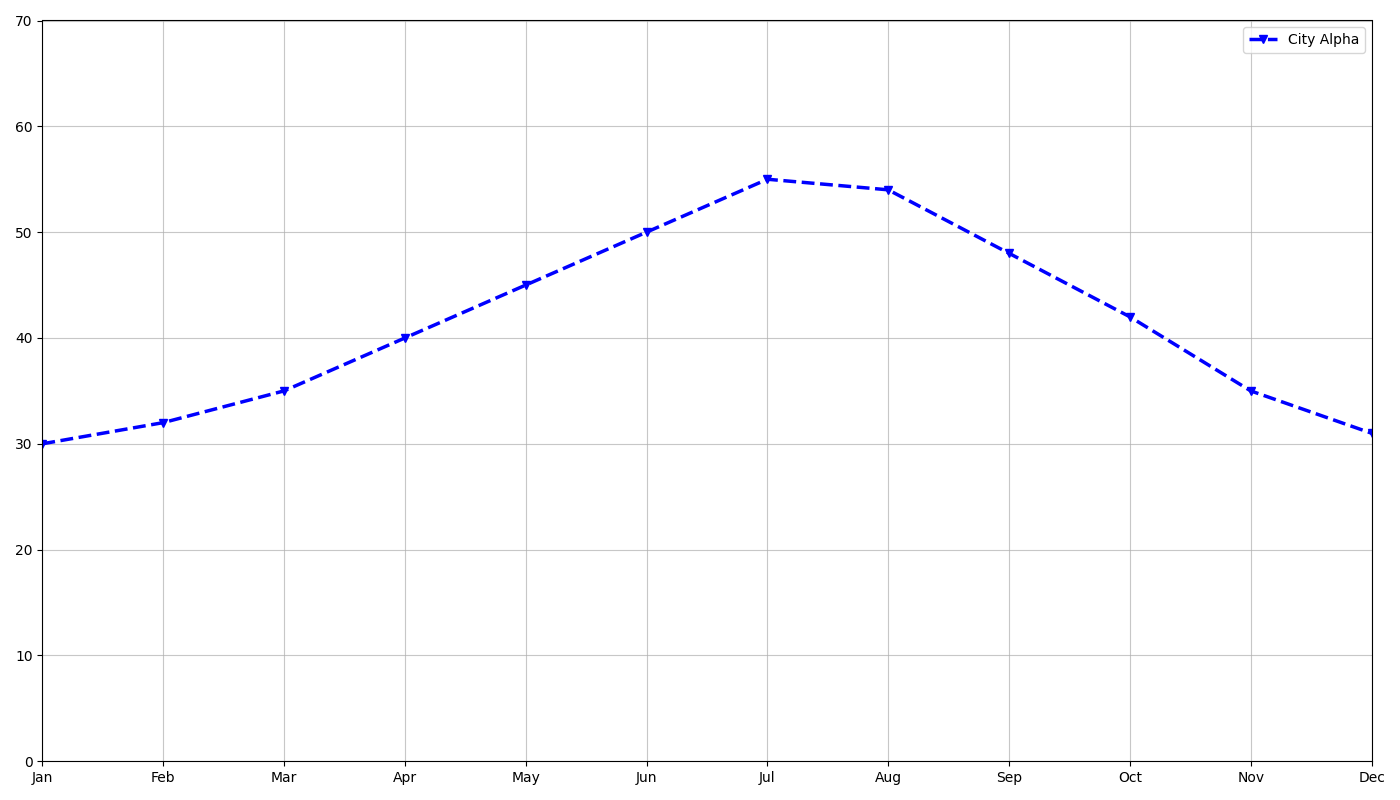

Reproduce this figure in Python.
import matplotlib.pyplot as plt
import numpy as np

months = np.arange(1, 13)
city_alpha_temp = np.array([30, 32, 35, 40, 45, 50, 55, 54, 48, 42, 35, 31])
# Removed the data for city_bravo_temp and city_charlie_temp

plt.figure(figsize=(14, 8))

plt.plot(months, city_alpha_temp, linestyle='--', marker='v', color='blue', linewidth=2.5)
# Removed the plotting commands for city_bravo_temp and city_charlie_temp

plt.grid(True, linestyle='-', alpha=0.7)

plt.ylim(0, 70)
plt.xlim(1, 12)

plt.xticks(months, ['Jan', 'Feb', 'Mar', 'Apr', 'May', 'Jun', 'Jul', 'Aug', 'Sep', 'Oct', 'Nov', 'Dec'])

plt.legend(['City Alpha'], loc='upper right')
# Removed the legend entries for City Bravo and City Charlie
plt.tight_layout()

plt.show()
